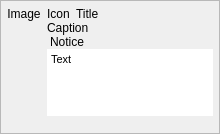
<?xml version="1.0" encoding="UTF-8"?>
<ui version="4.0">
 <class>NotifyWidgetClass</class>
 <widget class="QWidget" name="NotifyWidgetClass">
  <property name="geometry">
   <rect>
    <x>0</x>
    <y>0</y>
    <width>220</width>
    <height>134</height>
   </rect>
  </property>
  <property name="sizePolicy">
   <sizepolicy hsizetype="Fixed" vsizetype="Fixed">
    <horstretch>0</horstretch>
    <verstretch>0</verstretch>
   </sizepolicy>
  </property>
  <property name="minimumSize">
   <size>
    <width>220</width>
    <height>50</height>
   </size>
  </property>
  <property name="maximumSize">
   <size>
    <width>220</width>
    <height>134</height>
   </size>
  </property>
  <property name="cursor">
   <cursorShape>PointingHandCursor</cursorShape>
  </property>
  <layout class="QVBoxLayout" name="verticalLayout_3">
   <property name="margin">
    <number>0</number>
   </property>
   <item>
    <widget class="QFrame" name="frmPopup">
     <property name="frameShape">
      <enum>QFrame::StyledPanel</enum>
     </property>
     <property name="frameShadow">
      <enum>QFrame::Raised</enum>
     </property>
     <layout class="QVBoxLayout" name="verticalLayout_2">
      <property name="leftMargin">
       <number>0</number>
      </property>
      <property name="topMargin">
       <number>6</number>
      </property>
      <property name="rightMargin">
       <number>0</number>
      </property>
      <property name="bottomMargin">
       <number>0</number>
      </property>
      <item>
       <widget class="QWidget" name="wdtText" native="true">
        <layout class="QHBoxLayout" name="horizontalLayout">
         <property name="leftMargin">
          <number>6</number>
         </property>
         <property name="topMargin">
          <number>0</number>
         </property>
         <property name="rightMargin">
          <number>6</number>
         </property>
         <property name="bottomMargin">
          <number>0</number>
         </property>
         <item>
          <layout class="QVBoxLayout" name="verticalLayout_4">
           <item>
            <widget class="QLabel" name="lblImage">
             <property name="enabled">
              <bool>true</bool>
             </property>
             <property name="text">
              <string notr="true">Image</string>
             </property>
             <property name="alignment">
              <set>Qt::AlignHCenter|Qt::AlignTop</set>
             </property>
            </widget>
           </item>
           <item>
            <spacer name="verticalSpacer">
             <property name="orientation">
              <enum>Qt::Vertical</enum>
             </property>
             <property name="sizeHint" stdset="0">
              <size>
               <width>20</width>
               <height>0</height>
              </size>
             </property>
            </spacer>
           </item>
          </layout>
         </item>
         <item>
          <layout class="QVBoxLayout" name="verticalLayout">
           <property name="spacing">
            <number>0</number>
           </property>
           <item>
            <layout class="QHBoxLayout" name="horizontalLayout_3">
             <item>
              <widget class="QWidget" name="wdtCaption" native="true">
               <layout class="QHBoxLayout" name="horizontalLayout_2">
                <property name="spacing">
                 <number>3</number>
                </property>
                <property name="leftMargin">
                 <number>0</number>
                </property>
                <property name="topMargin">
                 <number>0</number>
                </property>
                <property name="rightMargin">
                 <number>8</number>
                </property>
                <property name="bottomMargin">
                 <number>0</number>
                </property>
                <item>
                 <widget class="QLabel" name="lblIcon">
                  <property name="text">
                   <string notr="true">Icon</string>
                  </property>
                 </widget>
                </item>
                <item>
                 <widget class="QLabel" name="lblTitle">
                  <property name="sizePolicy">
                   <sizepolicy hsizetype="Expanding" vsizetype="Preferred">
                    <horstretch>0</horstretch>
                    <verstretch>0</verstretch>
                   </sizepolicy>
                  </property>
                  <property name="text">
                   <string notr="true">Title</string>
                  </property>
                  <property name="textFormat">
                   <enum>Qt::PlainText</enum>
                  </property>
                  <property name="indent">
                   <number>3</number>
                  </property>
                 </widget>
                </item>
               </layout>
              </widget>
             </item>
            </layout>
           </item>
           <item>
            <widget class="QLabel" name="lblCaption">
             <property name="sizePolicy">
              <sizepolicy hsizetype="Expanding" vsizetype="Preferred">
               <horstretch>0</horstretch>
               <verstretch>0</verstretch>
              </sizepolicy>
             </property>
             <property name="text">
              <string notr="true">Caption</string>
             </property>
             <property name="textFormat">
              <enum>Qt::PlainText</enum>
             </property>
             <property name="margin">
              <number>3</number>
             </property>
            </widget>
           </item>
           <item>
            <widget class="QLabel" name="lblNotice">
             <property name="text">
              <string notr="true">Notice</string>
             </property>
             <property name="textFormat">
              <enum>Qt::PlainText</enum>
             </property>
             <property name="indent">
              <number>3</number>
             </property>
            </widget>
           </item>
           <item>
            <widget class="NotifyTextBrowser" name="tbrText">
             <property name="cursor" stdset="0">
              <cursorShape>PointingHandCursor</cursorShape>
             </property>
             <property name="focusPolicy">
              <enum>Qt::NoFocus</enum>
             </property>
             <property name="frameShape">
              <enum>QFrame::NoFrame</enum>
             </property>
             <property name="verticalScrollBarPolicy">
              <enum>Qt::ScrollBarAlwaysOff</enum>
             </property>
             <property name="horizontalScrollBarPolicy">
              <enum>Qt::ScrollBarAlwaysOff</enum>
             </property>
             <property name="html">
              <string notr="true">&lt;!DOCTYPE HTML PUBLIC &quot;-//W3C//DTD HTML 4.0//EN&quot; &quot;http://www.w3.org/TR/REC-html40/strict.dtd&quot;&gt;
&lt;html&gt;&lt;head&gt;&lt;meta name=&quot;qrichtext&quot; content=&quot;1&quot; /&gt;&lt;style type=&quot;text/css&quot;&gt;
p, li { white-space: pre-wrap; }
&lt;/style&gt;&lt;/head&gt;&lt;body style=&quot; font-family:'MS Shell Dlg 2'; font-size:8.25pt; font-weight:400; font-style:normal;&quot;&gt;
&lt;p style=&quot; margin-top:0px; margin-bottom:0px; margin-left:0px; margin-right:0px; -qt-block-indent:0; text-indent:0px;&quot;&gt;&lt;span style=&quot; font-size:8pt;&quot;&gt;Text&lt;/span&gt;&lt;/p&gt;&lt;/body&gt;&lt;/html&gt;</string>
             </property>
             <property name="textInteractionFlags">
              <set>Qt::NoTextInteraction</set>
             </property>
             <property name="openLinks">
              <bool>false</bool>
             </property>
            </widget>
           </item>
           <item>
            <widget class="QWidget" name="wdtButtons" native="true">
             <layout class="QHBoxLayout" name="horizontalLayout_4">
              <property name="spacing">
               <number>3</number>
              </property>
              <property name="leftMargin">
               <number>0</number>
              </property>
              <property name="topMargin">
               <number>6</number>
              </property>
              <property name="rightMargin">
               <number>0</number>
              </property>
              <item>
               <spacer name="hspSpacerActions">
                <property name="orientation">
                 <enum>Qt::Horizontal</enum>
                </property>
                <property name="sizeType">
                 <enum>QSizePolicy::Preferred</enum>
                </property>
                <property name="sizeHint" stdset="0">
                 <size>
                  <width>0</width>
                  <height>0</height>
                 </size>
                </property>
               </spacer>
              </item>
             </layout>
            </widget>
           </item>
           <item>
            <spacer name="verticalSpacer_3">
             <property name="orientation">
              <enum>Qt::Vertical</enum>
             </property>
             <property name="sizeHint" stdset="0">
              <size>
               <width>20</width>
               <height>0</height>
              </size>
             </property>
            </spacer>
           </item>
          </layout>
         </item>
        </layout>
       </widget>
      </item>
     </layout>
    </widget>
   </item>
  </layout>
 </widget>
 <layoutdefault spacing="6" margin="11"/>
 <customwidgets>
  <customwidget>
   <class>NotifyTextBrowser</class>
   <extends>QTextBrowser</extends>
   <header>notifytextbrowser.h</header>
  </customwidget>
 </customwidgets>
 <resources/>
 <connections/>
</ui>
